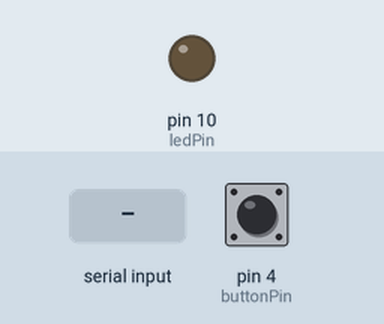
Recording of a sketch running on a simulated Arduino Uno, built with avr-gcc and run on an emulated ATmega328P. Shown: output pins drawn as LEDs (lit = HIGH). Inputs (shaded band) come from the test bench; at power-on: pin 4 (buttonPin) LOW. What the sketch prints to the serial monitor is not drawn.

Above: at 1.2 s.
1.3 s: "1" received over Serial
At 1.9 s:
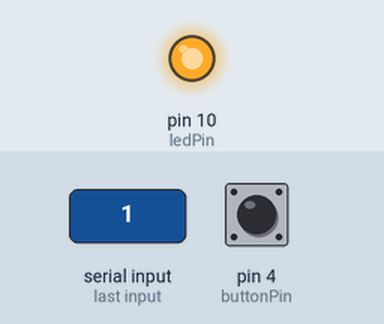
2.8 s: pin 4 (buttonPin) pulled HIGH for 0.15 s
Timing chart, 0 to 5.8 s (numbered marks = the images above; inputs shaded):
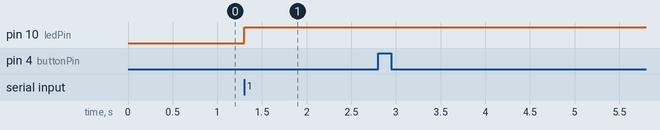

Measured:
- after the input at 1.3 s, pin 10 (ledPin): LOW → HIGH at once
- after the input at 2.8 s, every drawn part: stays the same

The sketch:

HelloGodot.ino
```cpp
const int buttonPin = 4;
const int ledPin = 10;

int buttonState = 0;

void setup() {
  // put your setup code here, to run once:
  Serial.begin(9600); //make sure this is the same as the Baud Rate in Godot.

  pinMode(buttonPin, INPUT);
  pinMode(ledPin, OUTPUT);

}

void loop() {
  // put your main code here, to run repeatedly:
  buttonState = digitalRead(buttonPin);

  if(buttonState == HIGH){
    Serial.println("Hello Godot");
  }

  if(Serial.read() == '1'){
    digitalWrite(ledPin, HIGH);
  }

}
```
